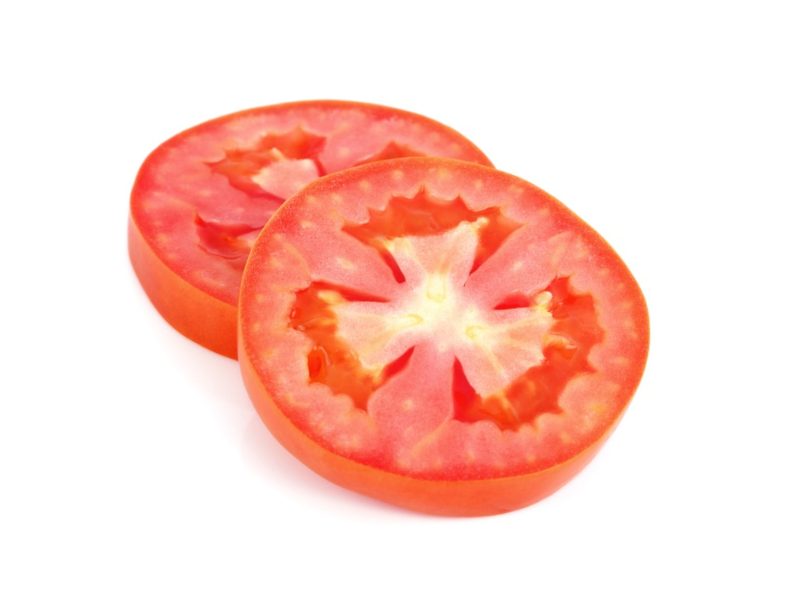
#> input picture Test_Images/tomato1.jpg, 1600 x 1200 px (shown at 1/2 size)
$ python BinaryConverter.py
#> lines starting #> are read from the running program, lines starting #| are printed output that depends on the picture
### ImageFormatter.py
from PIL import Image
import numpy
from numpy import array #Added this line so array doesn't give an undefined error when used on line 11
import pandas

numpy.set_printoptions(threshold=numpy.inf)#Sets the length at which an array is truncated, while printing, to infinity

def format_Image(img):#Turned the file into a method
    simg = img.resize((28,28),resample=Image.NEAREST)#Resize the image to 28x28 pixels using the Nearest Function from PIL
    return simg


### BinaryConverter.py
from ImageFormatter import *
from numpy import asarray
img = Image.open('Test_Images/tomato1.jpg') #Loads the image
#> img is the input picture: PIL image 1600x1200 RGB; mean R, G, B 252.9, 212.1, 202.7
img = format_Image(img)#Formats the Image
#> in format_Image, `simg = img.resize((28,28),resample=Image.NEAREST)#Resize the image to ..`:
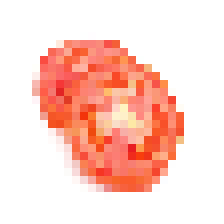
#> simg: PIL image 28x28 RGB (shown 8 times larger); mean R, G, B 253, 212.6, 203
data = asarray(img)#Makes image into an array of rgb values
print(data)#Prints the data
#> (printed output is left out)

$ run again, with Test_Images/tomato2.jpg copied over Test_Images/tomato1.jpg
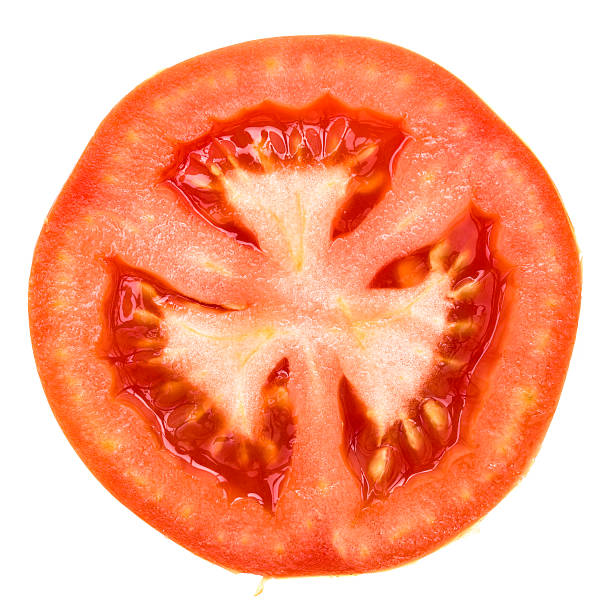
#> input picture Test_Images/tomato2.jpg, 612 x 612 px
#> img is the input picture: PIL image 612x612 RGB; mean R, G, B 248.2, 168.8, 140.9
#> in format_Image, `simg = img.resize((28,28),resample=Image.NEAREST)#Resize the image to ..`:
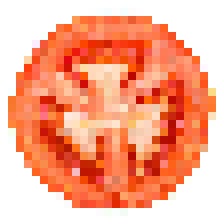
#> simg: PIL image 28x28 RGB (shown 8 times larger); mean R, G, B 248.5, 169.7, 142.4
#> (printed output is left out)
